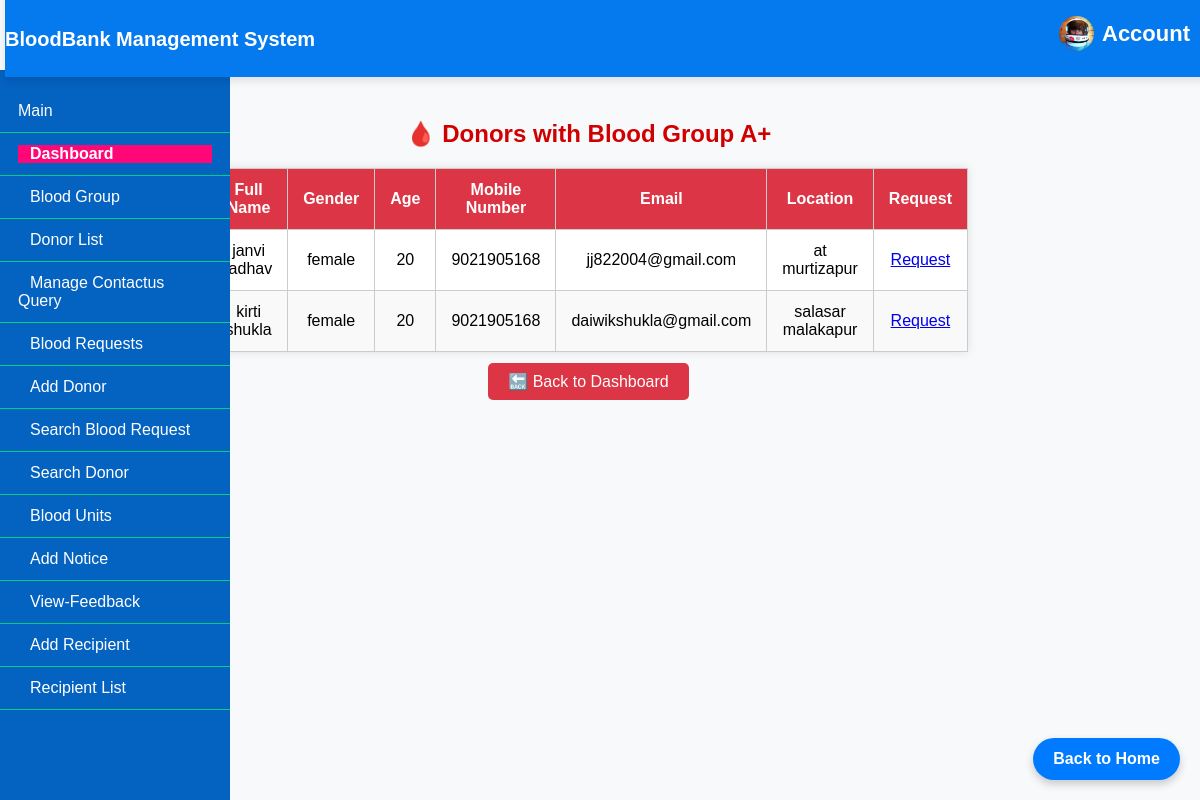
Page /Admin/blood-donorlist.php?group=A+ on the committed database.
### tables this page shows
CREATE TABLE `tblblooddonars` (
  `id` int(11) NOT NULL AUTO_INCREMENT,
  `FullName` varchar(100) DEFAULT NULL,
  `MobileNumber` char(11) DEFAULT NULL,
  `EmailId` varchar(100) DEFAULT NULL,
  `Gender` varchar(20) DEFAULT NULL,
  `Age` int(11) DEFAULT NULL,
  `Weight` varchar(10) DEFAULT NULL,    
  `BloodGroup` varchar(20) DEFAULT NULL,
  `Address` varchar(255) DEFAULT NULL,
  `Message` mediumtext DEFAULT NULL,
  `PostingDate` timestamp NOT NULL DEFAULT current_timestamp(),
  `status` int(1) DEFAULT NULL,
  `Password` varchar(250) DEFAULT NULL,
  PRIMARY KEY (`id`)    
);

### Admin/blood-donorlist.php (the view, shortened to what this page needs)
<?php
include('includes/config.php');
$bloodGroup = $_GET['group'];
$sql = "SELECT id,FullName, Gender, Age, MobileNumber, EmailId, Address FROM tblblooddonars WHERE BloodGroup = :group";
$query = $dbh->prepare($sql);
$query->bindParam(':group', $bloodGroup, PDO::PARAM_STR);
$query->execute();
$donors = $query->fetchAll(PDO::FETCH_OBJ);
?>
<!DOCTYPE html>
<html>
<head>
<?php include('includes/header.php'); ?>
<?php include('includes/leftbar.php'); ?>
</head>
<body>
<h2>🩸 Donors with Blood Group <?php echo htmlentities($bloodGroup); ?></h2>
<table>
    <thead>
    <th>Full Name</th>
            <th>Gender</th>
            <th>Age</th>
            <th>Mobile Number</th>
            <th>Email</th>
            <th>Location</th>
            <th>Request</th>
    </thead>
    <tbody>
    <?php
if ($query->rowCount() > 0) {
    foreach ($donors as $donor) {
        ?>
        <tr>
            <td><?= htmlentities($donor->FullName) ?></td>
            <td><?= htmlentities($donor->Gender) ?></td>
            <td><?= htmlentities($donor->Age) ?></td>
            <td><?= htmlentities($donor->MobileNumber) ?></td>
            <td><?= htmlentities($donor->EmailId) ?></td>
            <td><?= htmlentities($donor->Address) ?></td>
            <td><a class="btn" href="request.php?cid=<?= $donor->id ?>">Request</a></td>
            </tr>
        <?php
    }
} else {
    echo "<tr><td colspan='9'>No donors found for " . htmlentities($bloodGroup) . "</td></tr>";
}
?>
    </tbody>
</table>
<div class="back-btn">
    <a href="dashboard.php">🔙 Back to Dashboard</a>
</div>
</body>
</html>

### Admin/blood-donorlist.php (style rules this page uses)
body { font-family: Arial, sans-serif; background: #f8f9fa; padding: 20px; margin-left: -15px; margin-top: 80px; }
h2 { text-align: center; color: #d10000; }
table { margin-left: auto; margin-right: auto; width: 60%; margin: auto; border-collapse: collapse; background: #fff; box-shadow: 0 0 10px rgba(0,0,0,0.1); justify-content: center; }
th, td { padding: 12px 15px; border: 1px solid #ccc; text-align: center; }
th { background: #dc3545; color: white; }
tr:nth-child(even) { background: #f9f9f9; }
.back-btn { display: block; text-align: center; margin-top: 20px; }
.back-btn a { padding: 10px 20px; background: #dc3545; color: white; text-decoration: none; border-radius: 5px; }

### rows in the picture
tblblooddonars: FullName "janvi jadhav", Gender "female", Age "20", MobileNumber "9021905168", EmailId "jj822004@gmail.com", Address "at murtizapur"
tblblooddonars: FullName "kirti shukla", Gender "female", Age "20", MobileNumber "9021905168", EmailId "daiwikshukla@gmail.com", Address "salasar malakapur"

### other values in the picture
$bloodGroup "A+"
